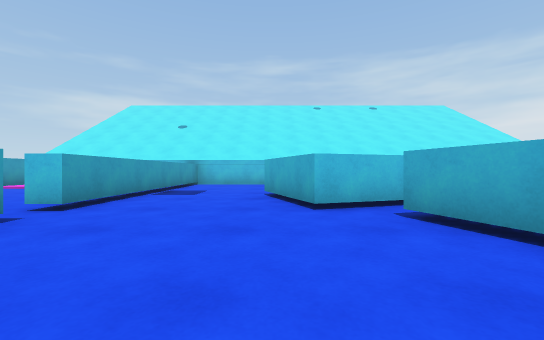
[1] (above)

21 first-person views from a walk through a Unity game level. The camera is 0.56 m above the floor, looks level and sees 90° across. The floor is counted in squares, 1 m on a side. Each view is taken from the middle of a square. On the plan, view 1 faces up. The plan holds only what a view shows up to about 9 squares ahead; the rest is blank. The place goes on beyond the plan. The player is left out. Surface patterns are stand-ins for the level's own textures.

[2]
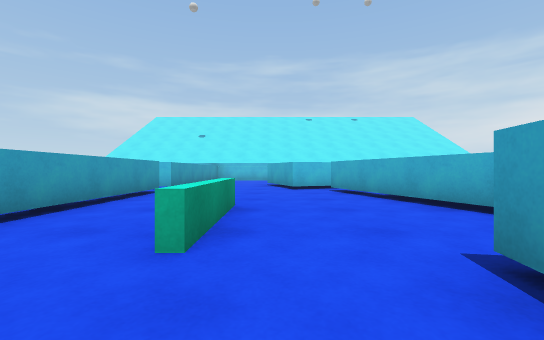

[3]
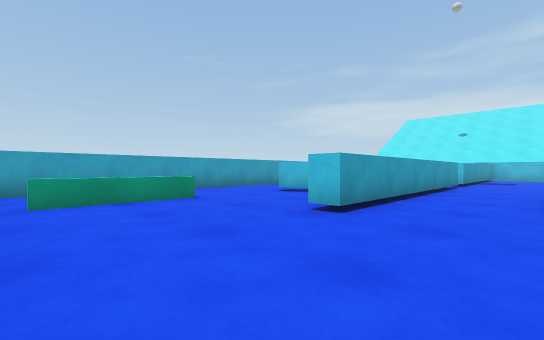

[4]
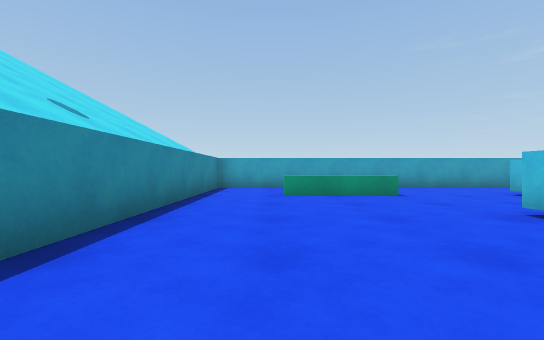

[5]
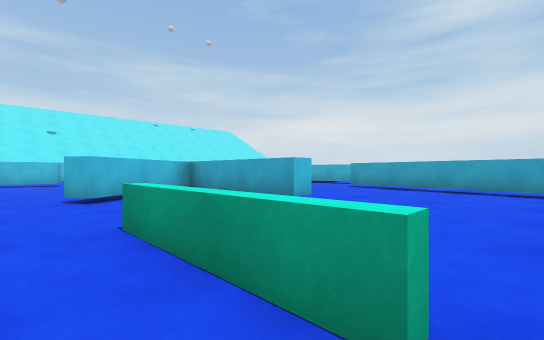

[6]
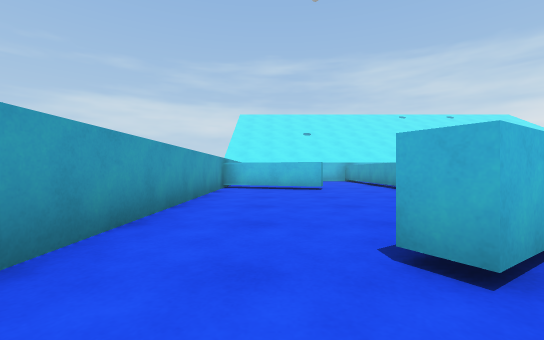

[7]
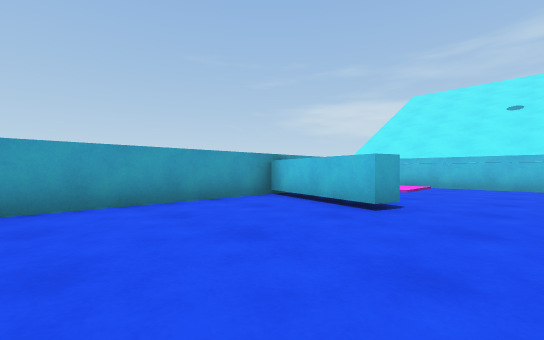

[8]
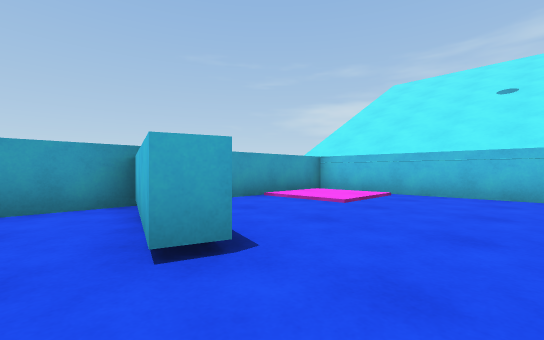

[9]
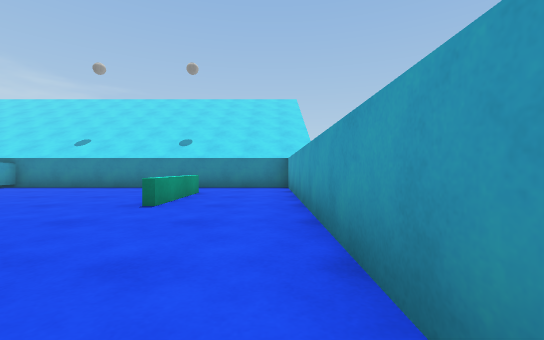

[10]
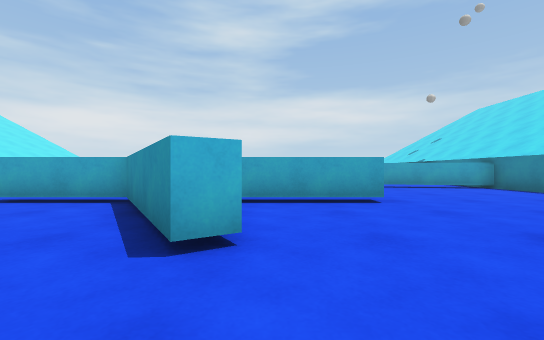

[11]
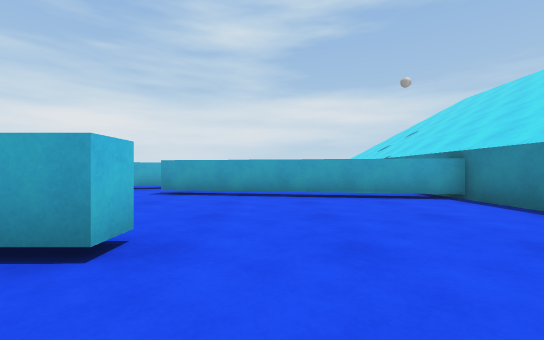

[12]
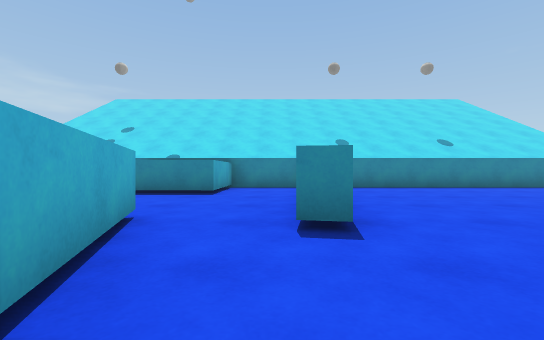

[13]
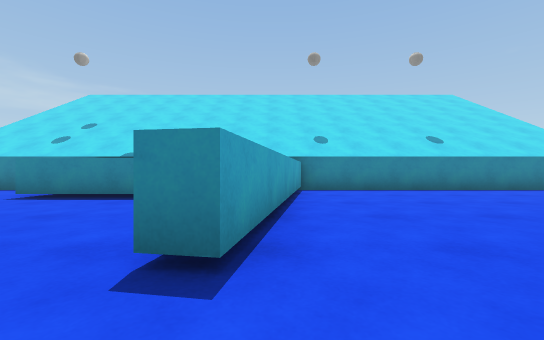

[14]
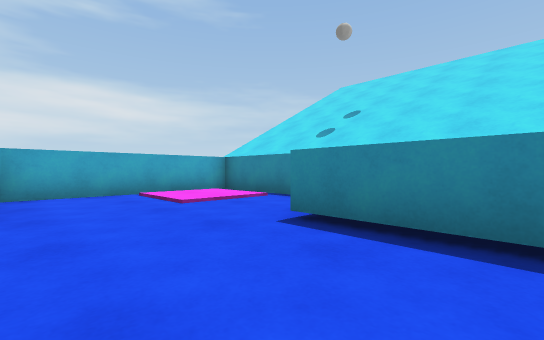

[15]
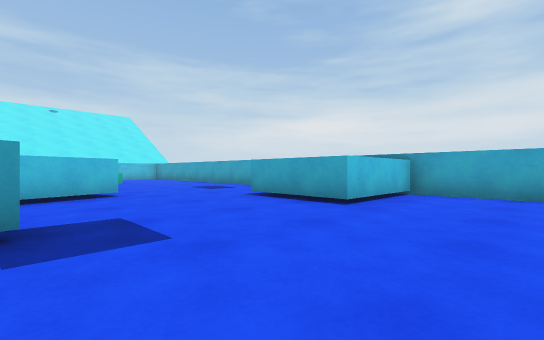

[16]
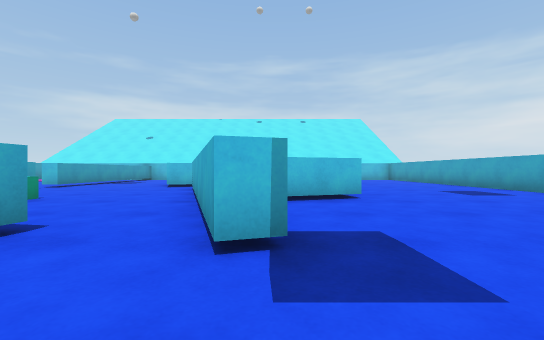

[17]
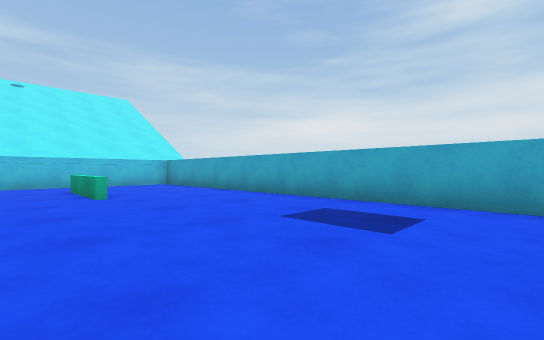

[18]
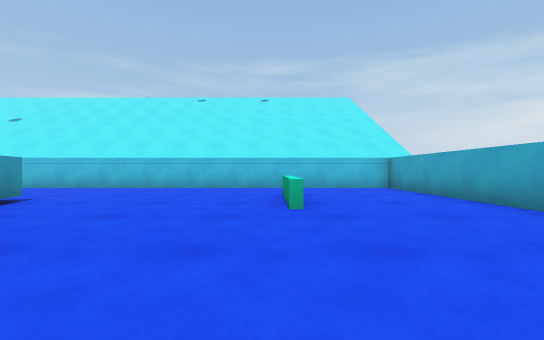

[19]
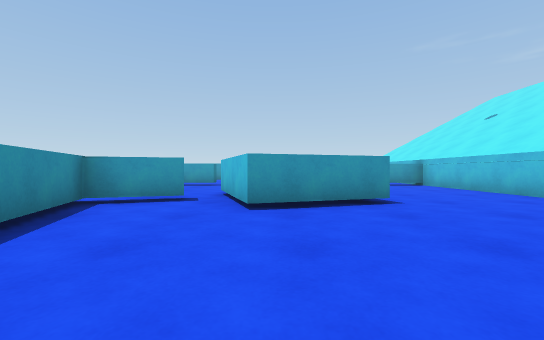

[20]
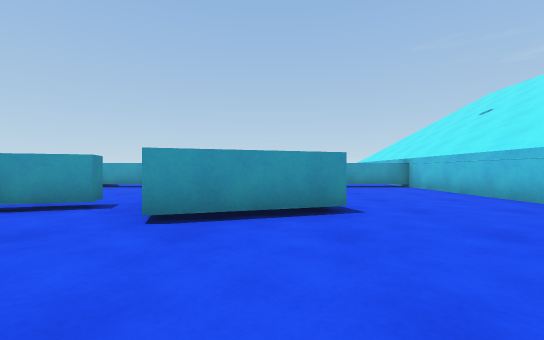

[21]
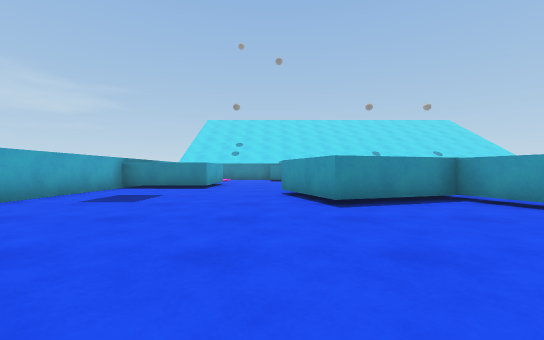

### Floor plan
Key: @ floor where view 1 was taken; # wall or solid block; x gap in a wall; . main floor; : floor 0.05 m higher than the main floor; = window, fence, low wall or low ledge; ^ raised ledge; T thing the floor can be seen under or through.
Columns run from 9 left of view 1 to 11 right of it. Each row starts with its distance up from view 1.
 11 #####################
 10 #::...#.............#
  9 #::...#.............#
  8 #.....#.........=...#
  7 #.....#.........=...#
  6 ###...#..####...=...#
  5 #.##..#..####.......#
  4 #.....x...##........#
  3 #.....x....#........#
  2 #.....#....####.....#
  1 #.....#.....###.....#
  0 #....##.=@..###.....#
 -1 #..####.=...#.......#
 -2 #.....#.=...##...^^^
 -3 #.....#...T..#...^
 -4 #..=......T.......^^#
 -5 #..^......T.........#
 -6 #..^......T.........#
 -7 #.........T..^^^..::#
 -8 #.........#..^  ..::#
 -9 #############    ####

Positions as (right, up) in squares from view 1, and headings:
1: (0, 0), facing up
2: (0, -4), facing up
3: (-1, -7), facing up-left
4: (0, -7), facing left
5: (-7, -7), facing up-right
6: (-7, -3), facing up
7: (-4, 1), facing up-left
8: (-4, 4), facing up-left
9: (-8, 0), facing down
10: (-8, -2), facing right
11: (-5, -5), facing right
12: (2, 0), facing down
13: (1, -1), facing down
14: (4, -4), facing down-right
15: (4, -6), facing up-right
16: (4, -5), facing up
17: (6, 0), facing up-right
18: (7, 2), facing up
19: (7, 5), facing left
20: (6, 6), facing left
21: (6, 7), facing down
